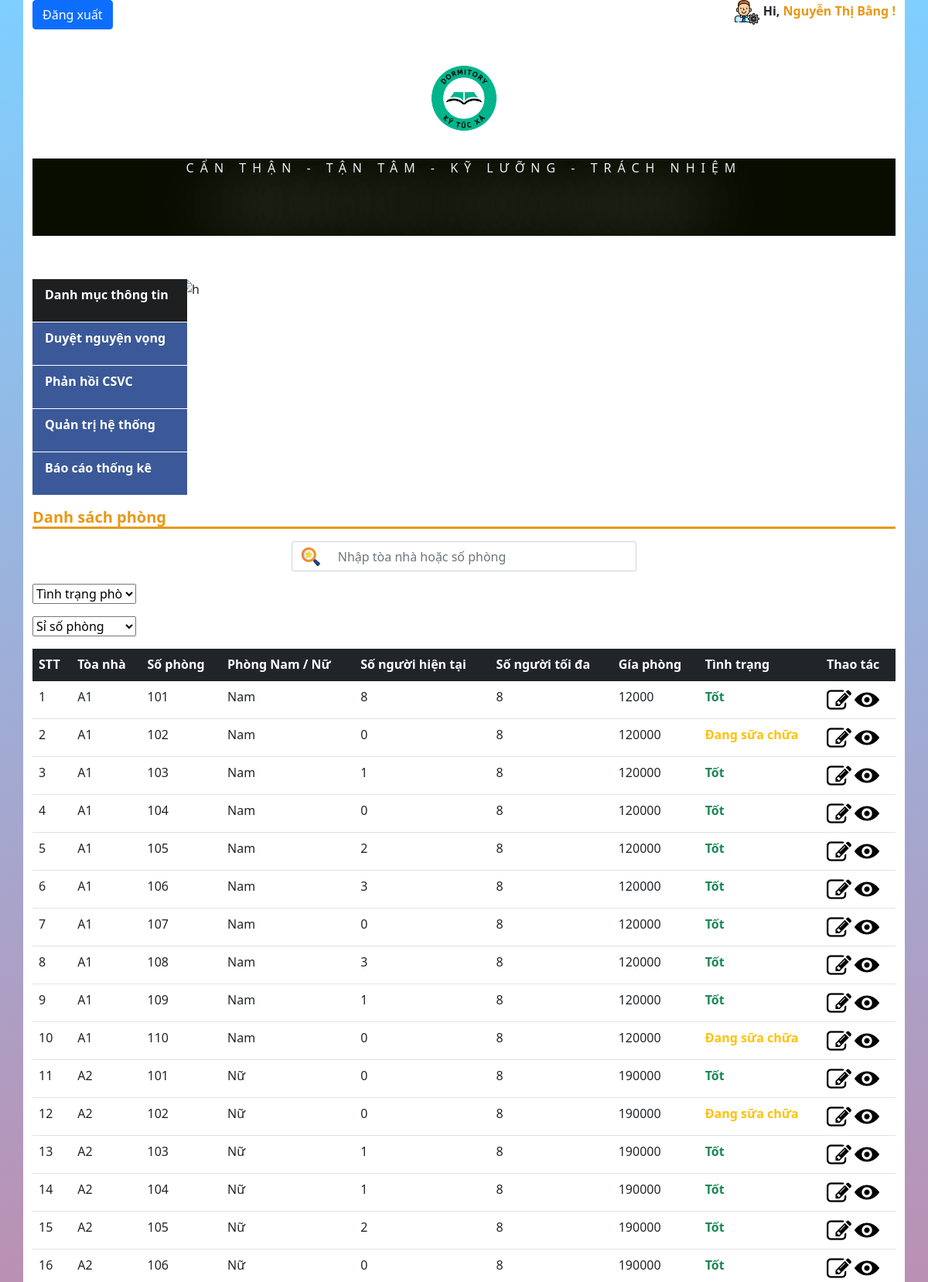
The app's page /admin/danhsachphong.php (signed in, upper part) with its own data.
### tables this page shows
CREATE TABLE `nhanvien` (
  `id` int(10) NOT NULL,
  `msnv` varchar(10) NOT NULL,
  `hoten` varchar(50) NOT NULL,
  `gioitinh` varchar(7) NOT NULL,
  `quequan` varchar(50) NOT NULL,
  `vitri` varchar(20) NOT NULL,
  `luong` float NOT NULL,
  `sodienthoai` varchar(12) NOT NULL
);

CREATE TABLE `kytucxa` (
  `id` int(10) NOT NULL,
  `toanha` varchar(5) NOT NULL,
  `phong` varchar(5) NOT NULL,
  `loaiphong` varchar(7) NOT NULL,
  `songuoihientai` int(2) NOT NULL,
  `songuoitoida` int(2) NOT NULL,
  `giaphong` float NOT NULL,
  `tinhtrangphong` int(2) NOT NULL
);

### admin/danhsachphong.php (the view, shortened to what this page needs)
<?php
    require_once 'include/header.php';
?>
                <h4>Danh sách phòng</h4>
                <div class="search-tt mt-3">
                    <form action="" id="form_search_ktx">
                    <div class="input-group mb-3 " style="width:40%;margin:0 auto;" >
                        <span class="input-group-text" style="border-right:none;background:none;">
                            <button style="border:none;background:none;">
                                <img src="/KTX/image/searching.png" alt="">
                            </button>
                        </span>
                        <input type="text" id="search_phongktx" class="form-control"style="border-left:none;" placeholder="Nhập tòa nhà hoặc số phòng">
                    </div>
                    </form>
                </div>
                <div class="search-tt mt-3">
                    <form action="" id="form_loc_phong">
                    <div class="input-group mb-3 " style="width:40%" >
                        <select name="" id="loc_tinhtrang" style="width:30%">
                            <option value="">Tình trạng phòng</option>
                        </select>
                    </div>
                    <div class="input-group mb-3 " style="width:40%" >
                        <select name="" id="loc_trong" style="width:30%">
                            <option value="">Sỉ số phòng</option>
                        </select>
                    </div>
                    </form>
                </div>
                <div >
                    <table class="table">
                        <thead class="table-dark">
                        <tr>
                            <th>STT</th>
                            <th>Tòa nhà</th>
                            <th>Số phòng</th>
                            <th>Phòng Nam / Nữ</th>
                            <th>Số người hiện tại</th>
                            <th>Số người tối đa</th>
                            <th>Gía phòng</th>
                            <th>Tình trạng</th>
                            <th>Thao tác</th>
                        </tr>
                        </thead>
                        <tbody id="danhsachphong">
                        <?php
                            $sql = "SELECT * FROM kytucxa order by toanha,phong asc";
                            $res = mysqli_query($conn,$sql);
                            if($res == true){
                                $i=0;
                                while($rows = mysqli_fetch_array($res)){
                                    $i++;
                        ?>
                        <tr>
                            <td><?php echo $i; ?></td>
                            <td><?php echo $rows['toanha']; ?></td>
                            <td><?php echo $rows['phong']; ?></td>
                            <td><?php echo $rows['loaiphong']; ?></td>
                            <td><?php echo $rows['songuoihientai']; ?></td>
                            <td><?php echo $rows['songuoitoida']; ?></td>
                            <td><?php echo $rows['giaphong']; ?></td>
                            <td>
                                <?php if($rows['tinhtrangphong']==1){
                                    echo "<span class='text-warning' style='font-weight:bold'>Đang sữa chữa</span>";
                                }
                                else{
                                    echo "<span style='font-weight:bold' class='text-success'>Tốt</span>";
                                    } ?></td>
                            <td>
                            <a data-id="<?php echo $rows['id']?>" href="" data-bs-toggle="modal" class="edit_data_phong" data-bs-target="#myModal1"><img src="/KTX/image/font-selection-editor.png" alt=""></a>
                                <a data-id="<?php echo $rows['id']; ?>" href="" data-bs-toggle="modal" class="view_data" data-bs-target="#myModal"><img src="/KTX/image/eye.png" alt=""></a>
                            </td>
                        </tr>
                        <?php
                                }
                            }
                        ?>
                        </tbody>
                    </table>
                </div>
    </div>
</body>
</html>

### admin/include/header.php (shortened to what this page needs)
<?php
    require_once '../config/DB.php';
    $taikhoan = $_SESSION['admin'];
    $sql = "SELECT * FROM admin,nhanvien where admin.idnv = nhanvien.id and admin.taikhoan = '$taikhoan'";
    $res = mysqli_query($conn,$sql);
    $row= [];
    if(mysqli_num_rows($res) >0){
        $row = mysqli_fetch_assoc($res);
    }
?>
<!DOCTYPE html>
<html lang="en">
<head>
    <link href="https://cdn.jsdelivr.net/npm/bootstrap@5.1.3/dist/css/bootstrap.min.css" rel="stylesheet">
    <link rel="stylesheet" href="/KTX/css/admin.css">
</head>
<body>
    <div class="container">
        <div class="header">
            <p><a class="btn btn-primary " href="/KTX/dangxuat.php">Đăng xuất</a></p>
            <p class="ten">
                <img src="/KTX/image/admin.png" alt="logoadmin">
                 Hi,
                 <span>
                    <?php
                    echo $row['hoten']; ?> !
                 </span>
            </p>
            <div style="text-align:center;margin-top:2%;">
                <img src="/KTX/image/logo.png" alt="logo" style="width:12%;">
            </div>
            <div class="text-center" style="margin-bottom: 1%;margin-top:1%;background: #090d00; color: #efefef">
                <p class="ghichu"  style="">
                    CẨN THẬN - TẬN TÂM - KỸ LƯỠNG - TRÁCH NHIỆM
                    <span class="tieudektx">
                    </span>
                </p>
            </div>
        </div>
        <div class="row" style="margin-top:5%;">
            <div class="col-sm-2" id="mainnav">
                <ul>
                    <li class="thefirst" >
                        <a href="#">Danh mục thông tin</a>
                    </li>
                    <li><a href="/KTX/admin/dangkyphong.php">Duyệt nguyện vọng</a></li>
                    <li>
                        <a href="/KTX/admin/phanhoicsvc.php">Phản hồi CSVC</a>
                    </li>
                    <li>
                        <a href="#" >Quản trị hệ thống</a>
                    </li>
                    <li>
                        <a href="/KTX/admin/thongke.php">Báo cáo thống kê</a>
                    </li>
                </ul>
            </div>
            <div class="col-sm-10">
                <img src="/KTX/image/shc.jpg" alt="h" width="100%" height="280px">
            </div>
        </div>

### css/admin.css (style rules this page uses)
* { margin: 0; padding: 0; transition: all 0.3s; }
body { background-image:linear-gradient(to bottom, rgb(0, 159, 255, 0.5), rgb(236, 47, 75, 0.8)), url('https://niemvuilaptrinh.ams3.cdn.digitaloceanspaces.com/pexels-paul-ijsendoorn-33041.jpg'); background-size: cover; }
a { text-decoration: none; }
.container { background-color: white; }
.header p { display: inline; }
.header .ten { float:right;font-weight:bold; }
.header .ten span { color:#e99714; cursor: pointer; }
#mainnav ul { background: #3B5998; list-style: none; padding: 0px; width: 200px; text-align: left; }
#mainnav ul li { position: relative; width: 200px; height: 56px; line-height: 40px; border-bottom: 1px solid #fff; }
#mainnav ul .thefirst { background: #1D1F20; }
#mainnav ul li a { text-decoration: none; color: #fff; font-weight: bold; padding: 0 16px; display: block; }
h4 { color: #e99714; font-weight:bold; font-size:20px; border-bottom:3px inset #e99714; }

### admin/include/header.php (style rules this page uses)
.ghichu { text-transform: uppercase; letter-spacing: .5em; display: inline-block; border-width: 4px 0; padding: 1.5em 0em; width: 40em; margin: 0 auto; }
.tieudektx { font: 700 3em/1 "Oswald", sans-serif; letter-spacing: 0; padding: .25em 0 .325em; display: block; margin: 0 auto; text-shadow: 0 0 80px rgba(255,255,255,.5); background: url(https://i.ibb.co/RDTnNrT/animated-text-fill.png) repeat-y; -webkit-background-clip: text; background-clip: text; -webkit-text-fill-color: transparent; -webkit-animation: aitf 80s linear infinite; -webkit-transform: translate3d(0,0,0); -webkit-backface-visibility: hidden; }

### records on screen
kytucxa: toanha "A1", phong "101", loaiphong "Nam", songuoihientai "8", songuoitoida "8", giaphong "12000", tinhtrangphong "Tốt"
kytucxa: toanha "A1", phong "102", loaiphong "Nam", songuoihientai "0", songuoitoida "8", giaphong "120000", tinhtrangphong "Đang sữa chữa"
kytucxa: toanha "A1", phong "103", loaiphong "Nam", songuoihientai "1", songuoitoida "8", giaphong "120000", tinhtrangphong "Tốt"
kytucxa: toanha "A1", phong "104", loaiphong "Nam", songuoihientai "0", songuoitoida "8", giaphong "120000", tinhtrangphong "Tốt"
kytucxa: toanha "A1", phong "105", loaiphong "Nam", songuoihientai "2", songuoitoida "8", giaphong "120000", tinhtrangphong "Tốt"
kytucxa: toanha "A1", phong "106", loaiphong "Nam", songuoihientai "3", songuoitoida "8", giaphong "120000", tinhtrangphong "Tốt"
kytucxa: toanha "A1", phong "107", loaiphong "Nam", songuoihientai "0", songuoitoida "8", giaphong "120000", tinhtrangphong "Tốt"
kytucxa: toanha "A1", phong "108", loaiphong "Nam", songuoihientai "3", songuoitoida "8", giaphong "120000", tinhtrangphong "Tốt"
kytucxa: toanha "A1", phong "109", loaiphong "Nam", songuoihientai "1", songuoitoida "8", giaphong "120000", tinhtrangphong "Tốt"
kytucxa: toanha "A1", phong "110", loaiphong "Nam", songuoihientai "0", songuoitoida "8", giaphong "120000", tinhtrangphong "Đang sữa chữa"
kytucxa: toanha "A2", phong "101", loaiphong "Nữ", songuoihientai "0", songuoitoida "8", giaphong "190000", tinhtrangphong "Tốt"
kytucxa: toanha "A2", phong "102", loaiphong "Nữ", songuoihientai "0", songuoitoida "8", giaphong "190000", tinhtrangphong "Đang sữa chữa"
kytucxa: toanha "A2", phong "103", loaiphong "Nữ", songuoihientai "1", songuoitoida "8", giaphong "190000", tinhtrangphong "Tốt"
kytucxa: toanha "A2", phong "104", loaiphong "Nữ", songuoihientai "1", songuoitoida "8", giaphong "190000", tinhtrangphong "Tốt"
kytucxa: toanha "A2", phong "105", loaiphong "Nữ", songuoihientai "2", songuoitoida "8", giaphong "190000", tinhtrangphong "Tốt"
kytucxa: toanha "A2", phong "106", loaiphong "Nữ", songuoihientai "0", songuoitoida "8", giaphong "190000", tinhtrangphong "Tốt"

### other values on screen
$row['hoten'] "Nguyễn Thị Bằng"
